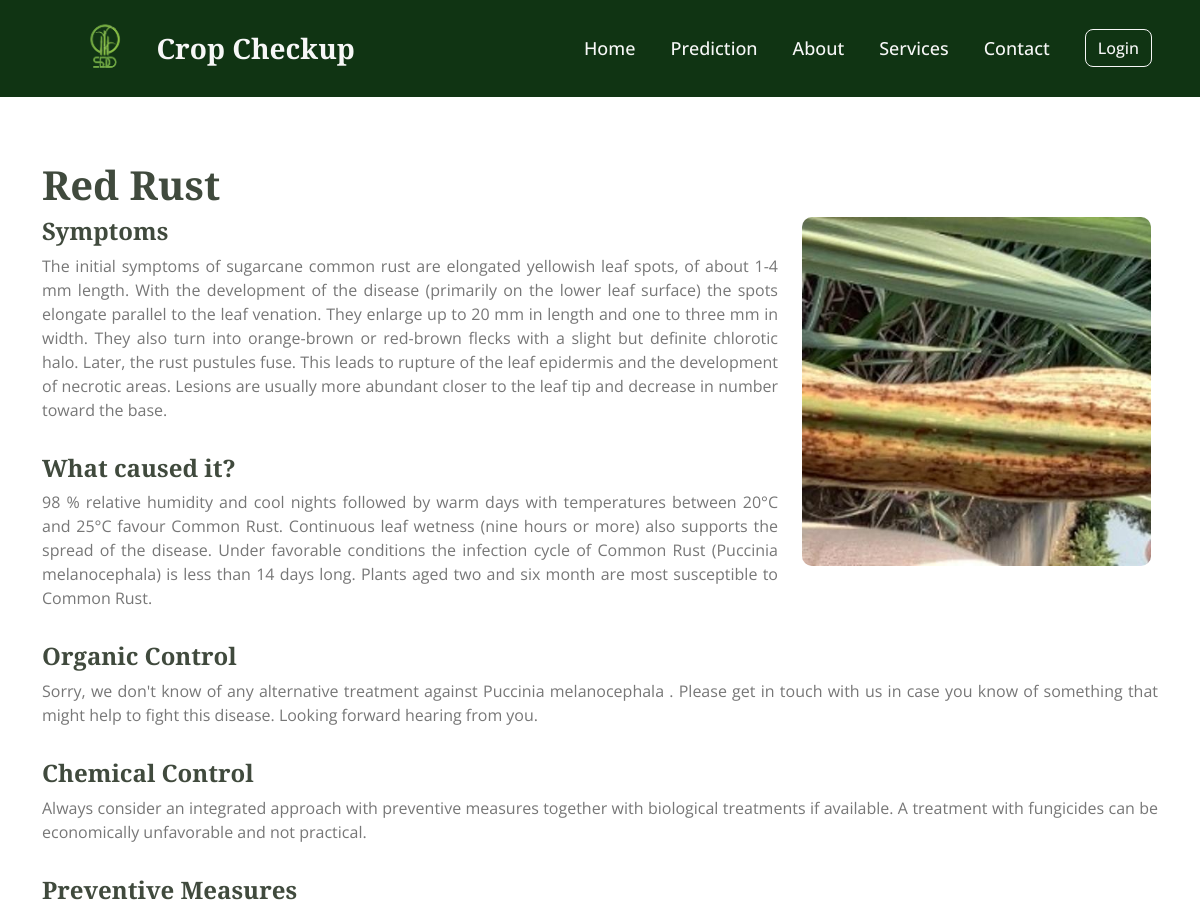
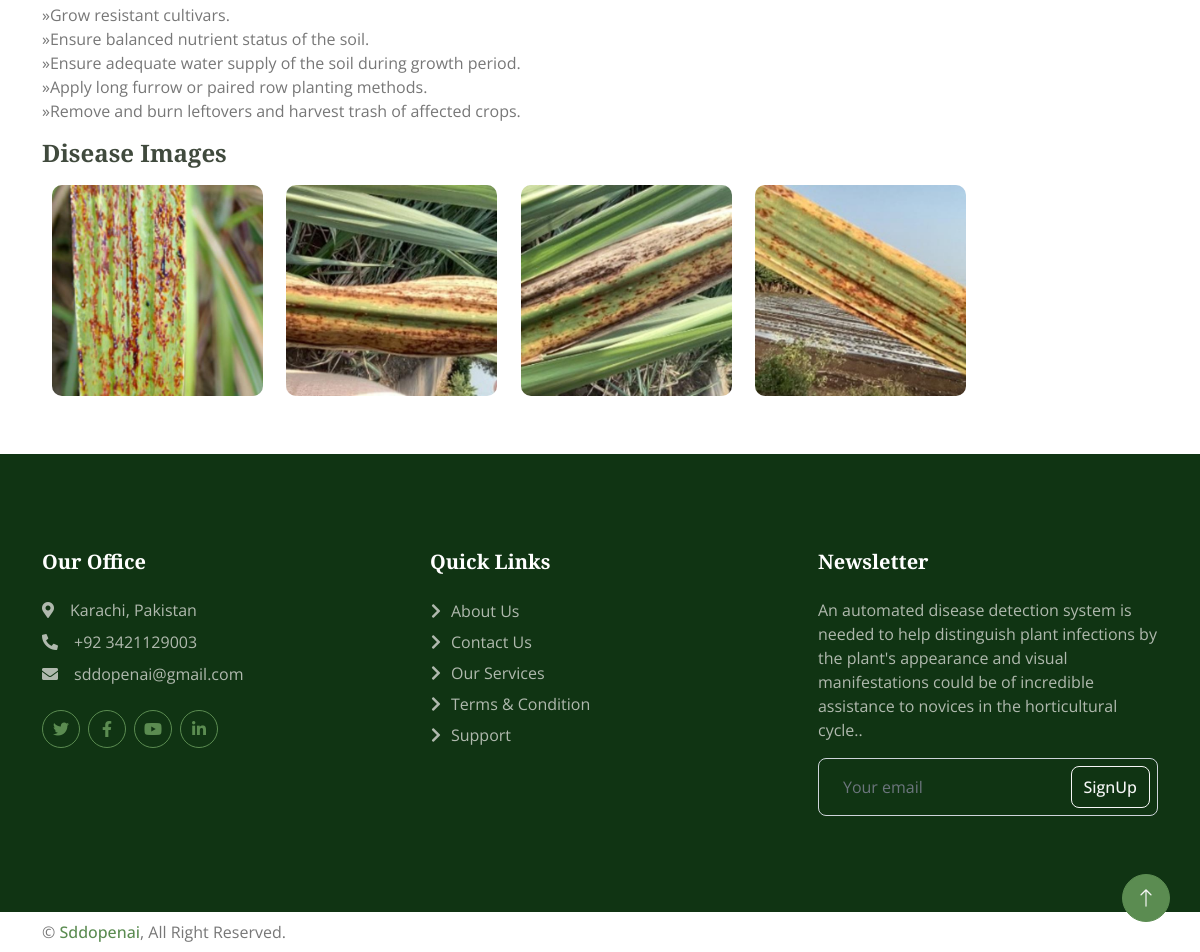
/disease_details/Red Rust/, run on the app's committed database (2 pictures, top to bottom).
### uploads/models.py (models this page shows, shortened)
class Treatment(models.Model):
    disease_name = (
        ('Bacterial Blight', 'Bacterial Blight'),
        ('Leaf Rust', 'Leaf Rust'),
        ('Leaf Spot', 'Leaf Spot'),
        ('Mite Insect', 'Mite Insect'),
        ('Red Rot', 'Red Rot'),
        ('Red Rust', 'Red Rust'),
        ('White Fly', 'White Fly'),
        ('Yellow Leaf Virus', 'Yellow Leaf Virus')
        )
    disease = models.CharField(max_length=200, null=True, choices=disease_name)
    symptoms = models.CharField(max_length=1000, null=True)
    caused = models.CharField(max_length=1000, null=True)
    organic_control = models.CharField(max_length=1000, null=True)
    chemical_control = models.CharField(max_length=1000, null=True)
    preventive_measures = models.CharField(max_length=1000, null=True)

### uploads/views.py (the view)
# urls.py: path('disease_details/<str:disease>/', views.disease_details, name='disease_details'),
def disease_details(request, disease):
    treatment = Treatment.objects.get(disease=disease)
    symptoms, caused, organic_control, chemical_control, preventive_measures = get_treatment(treatment)
    context = {
        'treatment': treatment,
        'symptoms': symptoms,
        'caused': caused,
        'organic_control': organic_control,
        'chemical_control': chemical_control,
        'preventive_measures': preventive_measures,
    }
    return render(request, 'disease_details.html', context)

### uploads/utils.py (called while the page is built)
def get_treatment(treatment):
    symptoms = treatment.symptoms
    caused = treatment.caused
    organic_control = treatment.organic_control
    chemical_control = treatment.chemical_control
    preventive_measures = treatment.preventive_measures
    preventive_measures = preventive_measures.split(".")
    return symptoms, caused, organic_control, chemical_control, preventive_measures

### templates/disease_details.html (shortened to what this page needs)
{% extends 'base.html' %}
{% block body %}
{% load static %}
<div class="container mt-5">
    <h1 class="pt-3">{{ treatment.disease }}</h1>
    <div class="row">
      <div class="col-lg-8">
        <h4>Symptoms</h5>
        <p style="text-align: justify">{{symptoms }}</p>
        <h4 class="pt-3">What caused it?</h5>
        <p style="text-align: justify">{{caused }}</p>
      </div>
      <div class="col-lg-4">
        {% if treatment.disease == 'Leaf Rust' %}
        <img class="img-fluid image_disease_page" src="{% static 'img/leaf_rust.jpg' %}" alt="">
        {% elif treatment.disease == 'Bacterial Blight' %}
        <img class="img-fluid image_disease_page" src="{% static 'img/Bacterial Blight.jpg' %}" alt="">
        {% elif treatment.disease == 'Mite Insect' %}
        <img class="img-fluid image_disease_page" src="{% static 'img/mite insect.jpg' %}" alt="">
        {% elif treatment.disease == 'Red Rot' %}
        <img class="img-fluid image_disease_page" src="{% static 'img/Red Rot.jpg' %}" alt="">
        {% elif treatment.disease == 'Leaf Spot' %}
        <img class="img-fluid image_disease_page" src="{% static 'img/Disease/leaf spot2.jpg' %}" alt="">
        {% elif treatment.disease == 'Yellow Leaf Virus' %}
        <img class="img-fluid image_disease_page" src="{% static 'img/Disease/Yellow Leaf Virus3.jpg' %}" alt="">
        {% elif treatment.disease == 'Red Rust' %}
        <img class="img-fluid image_disease_page" src="{% static 'img/Disease/Red_Rust1.jpg' %}" alt="">
        {% elif treatment.disease == 'White Fly' %}
        <img class="img-fluid image_disease_page" src="{% static 'img/Disease/white_fly3.jpg' %}" alt="">
        {% endif %}
      </div>
      <h4 class="pt-3">Organic Control</h5>
        <p style="text-align: justify">{{organic_control }}</p>
        <h4 class="pt-3">Chemical Control</h5>
        <p style="text-align: justify">{{chemical_control }}</p>
        <h4 class="pt-3">Preventive Measures</h5>
        {% for measure in preventive_measures %}
        <li class="treatment_li">{{ measure }}.</li>
        {% endfor %}
    </div>
        <h4 class="pt-3">Disease Images</h4>
        <div style=" max-width: 960px;">
        {% if treatment.disease == 'Leaf Rust' %}
            <img class="img-table-responsive disease_image " src="{% static 'img/leaf_rust.jpg' %}" alt="">
            <img class="img-table-responsive disease_image " src="{% static 'img/Disease/leaf_rust1.jpg' %}" alt="">
            <img class="img-table-responsive disease_image " src="{% static 'img/Disease/leaf_rust2.jpg' %}" alt="">
            <img class="img-table-responsive disease_image " src="{% static 'img/Disease/leaf_rust3.jpg' %}" alt="">
        {% elif treatment.disease == 'Red Rust' %}
            <img class="img-table-responsive disease_image" src="{% static 'img/Red_Rust.jpg' %}" alt="">
            <img class="img-table-responsive disease_image" src="{% static 'img/Disease/Red_Rust1.jpg' %}" alt="">
            <img class="img-table-responsive disease_image" src="{% static 'img/Disease/Red_Rust2.jpg' %}" alt="">
            <img class="img-table-responsive disease_image" src="{% static 'img/Disease/Red_Rust3.jpg' %}" alt="">
        {% endif %}
        </div>
    </div>
{% endblock body %}

### static/css/style.css (style rules this page uses)
.container { overflow-x: hidden; }
:root { --primary: #5b8c51; --secondary: #869183; --light: #f7f7f7; --dark: #404a3d; }
.disease_image { display: inline-block; max-width: 98%; height: auto; width: 22%; margin: 1%; border-radius: 10px; }
.image_disease_page { display: block; max-width: 100%; height: auto; width: 98%; border-radius: 10px; }

### static/css/style1.css (style rules this page uses)
.treatment_li { list-style: none; }
.treatment_li::before { content: "\00BB"; }

### data on the page
Treatment: disease "Red Rust", symptoms "The initial symptoms of sugarcane common rust are elongated yellowish leaf spots, of about 1-4 mm length. With the development of the disease (primarily on the lower leaf surface) the spots elongate parallel to the leaf venation. They enlarge up to 20 mm in length and one to three mm in width. They also turn into orange-brown or red-brown flecks with a slight but definite chlorotic halo. Later, the rust pustules fuse. This leads to rupture of the leaf epidermis and the development of necrotic areas. Lesions are usually more abundant closer to the leaf tip and decrease in number toward the base.", caused "98 % relative humidity and cool nights followed by warm days with temperatures between 20°C and 25°C favour Common Rust. Continuous leaf wetness (nine hours or more) also supports the spread of the disease. Under favorable conditions the infection cycle of Common Rust (Puccinia melanocephala) is less than 14 days long. Plants aged two and six month are most susceptible to Common Rust.", organic_control "Sorry, we don't know of any alternative treatment against Puccinia melanocephala . Please get in touch with us in case you know of something that might help to fight this disease. Looking forward hearing from you.", chemical_control "Always consider an integrated approach with preventive measures together with biological treatments if available. A treatment with fungicides can be economically unfavorable and not practical."

### other printed values
{{ measure }} "Grow resistant cultivars" "Ensure balanced nutrient status of the soil" "Ensure adequate water supply of the soil during growth period" "Apply long furrow or paired row planting methods" "Remove and burn leftovers and harvest trash of affected crops"
